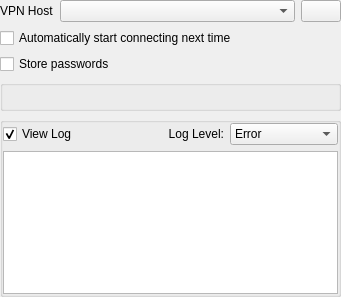
<?xml version="1.0" encoding="UTF-8"?>
<ui version="4.0">
 <class>OpenconnectAuth</class>
 <widget class="QWidget" name="OpenconnectAuth">
  <property name="geometry">
   <rect>
    <x>0</x>
    <y>0</y>
    <width>341</width>
    <height>297</height>
   </rect>
  </property>
  <property name="minimumSize">
   <size>
    <width>0</width>
    <height>0</height>
   </size>
  </property>
  <property name="windowTitle">
   <string>OpenConnect VPN Authentication</string>
  </property>
  <layout class="QVBoxLayout" name="verticalLayout">
   <property name="sizeConstraint">
    <enum>QLayout::SetMinimumSize</enum>
   </property>
   <property name="leftMargin">
    <number>0</number>
   </property>
   <property name="topMargin">
    <number>0</number>
   </property>
   <property name="rightMargin">
    <number>0</number>
   </property>
   <property name="bottomMargin">
    <number>0</number>
   </property>
   <item>
    <layout class="QHBoxLayout" name="horizontalLayout_3">
     <item>
      <widget class="QLabel" name="label_3">
       <property name="sizePolicy">
        <sizepolicy hsizetype="Fixed" vsizetype="Fixed">
         <horstretch>0</horstretch>
         <verstretch>0</verstretch>
        </sizepolicy>
       </property>
       <property name="text">
        <string>VPN Host</string>
       </property>
      </widget>
     </item>
     <item>
      <widget class="KComboBox" name="cmbHosts"/>
     </item>
     <item>
      <widget class="KPushButton" name="btnConnect">
       <property name="sizePolicy">
        <sizepolicy hsizetype="Fixed" vsizetype="Fixed">
         <horstretch>0</horstretch>
         <verstretch>0</verstretch>
        </sizepolicy>
       </property>
       <property name="toolTip">
        <string>Connect</string>
       </property>
       <property name="autoDefault">
        <bool>false</bool>
       </property>
       <property name="default">
        <bool>false</bool>
       </property>
       <property name="flat">
        <bool>false</bool>
       </property>
       <property name="isDragEnabled" stdset="0">
        <bool>false</bool>
       </property>
      </widget>
     </item>
    </layout>
   </item>
   <item>
    <widget class="QCheckBox" name="chkAutoconnect">
     <property name="text">
      <string>Automatically start connecting next time</string>
     </property>
    </widget>
   </item>
   <item>
    <widget class="QCheckBox" name="chkStorePasswords">
     <property name="text">
      <string>Store passwords</string>
     </property>
    </widget>
   </item>
   <item>
    <widget class="QGroupBox" name="loginBox">
     <property name="minimumSize">
      <size>
       <width>0</width>
       <height>0</height>
      </size>
     </property>
     <property name="title">
      <string notr="true"/>
     </property>
     <layout class="QVBoxLayout" name="loginBoxLayout"/>
    </widget>
   </item>
   <item>
    <widget class="QGroupBox" name="serverLogBox">
     <property name="sizePolicy">
      <sizepolicy hsizetype="Preferred" vsizetype="Expanding">
       <horstretch>0</horstretch>
       <verstretch>0</verstretch>
      </sizepolicy>
     </property>
     <layout class="QVBoxLayout" name="logLayout">
      <property name="leftMargin">
       <number>0</number>
      </property>
      <property name="topMargin">
       <number>0</number>
      </property>
      <property name="rightMargin">
       <number>0</number>
      </property>
      <property name="bottomMargin">
       <number>0</number>
      </property>
      <item>
       <layout class="QHBoxLayout" name="horizontalLayout_2">
        <item>
         <widget class="QCheckBox" name="viewServerLog">
          <property name="text">
           <string>View Log</string>
          </property>
          <property name="checked">
           <bool>true</bool>
          </property>
         </widget>
        </item>
        <item>
         <widget class="QLabel" name="lblLogLevel">
          <property name="text">
           <string>Log Level:</string>
          </property>
          <property name="alignment">
           <set>Qt::AlignRight|Qt::AlignTrailing|Qt::AlignVCenter</set>
          </property>
         </widget>
        </item>
        <item>
         <widget class="KComboBox" name="cmbLogLevel">
          <item>
           <property name="text">
            <string>Error</string>
           </property>
          </item>
          <item>
           <property name="text">
            <string>Info</string>
           </property>
          </item>
          <item>
           <property name="text">
            <string comment="like in Debug log level">Debug</string>
           </property>
          </item>
          <item>
           <property name="text">
            <string>Trace</string>
           </property>
          </item>
         </widget>
        </item>
       </layout>
      </item>
      <item>
       <widget class="QTextBrowser" name="serverLog">
        <property name="enabled">
         <bool>true</bool>
        </property>
        <property name="frameShape">
         <enum>QFrame::StyledPanel</enum>
        </property>
        <property name="frameShadow">
         <enum>QFrame::Sunken</enum>
        </property>
        <property name="acceptRichText">
         <bool>false</bool>
        </property>
        <property name="textInteractionFlags">
         <set>Qt::TextSelectableByMouse</set>
        </property>
        <property name="openLinks">
         <bool>false</bool>
        </property>
       </widget>
      </item>
     </layout>
    </widget>
   </item>
  </layout>
 </widget>
 <customwidgets>
  <customwidget>
   <class>KComboBox</class>
   <extends>QComboBox</extends>
   <header>kcombobox.h</header>
  </customwidget>
  <customwidget>
   <class>KPushButton</class>
   <extends>QPushButton</extends>
   <header>kpushbutton.h</header>
  </customwidget>
 </customwidgets>
 <resources/>
 <connections/>
</ui>
